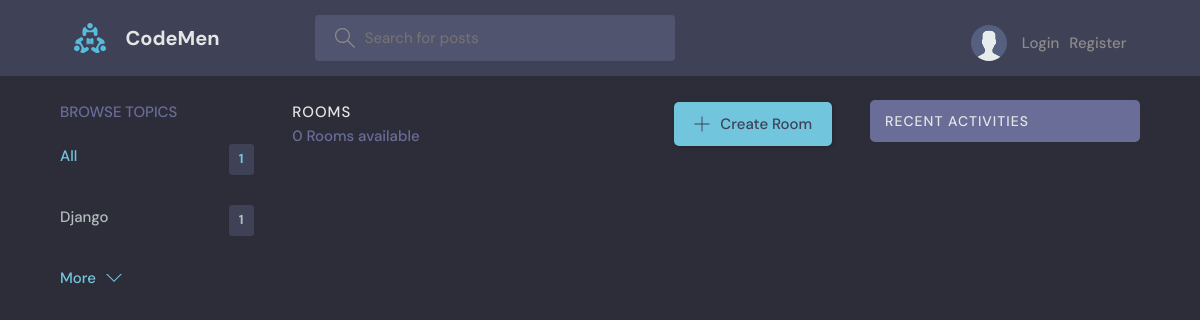
/?q=Flask, run on an earlier commit of the app's database.
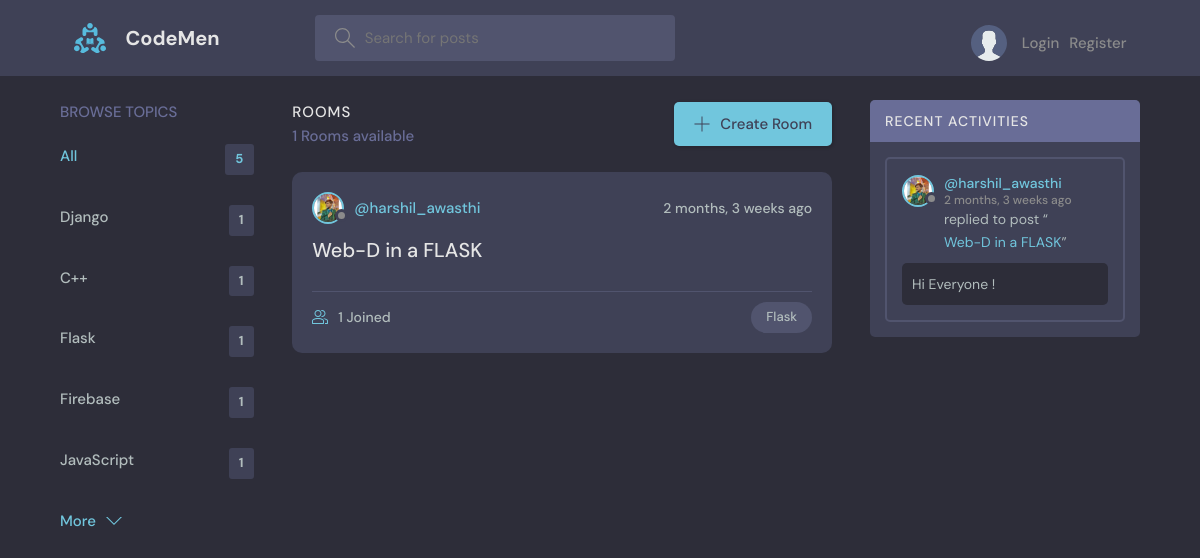
And on a later commit of the database.
### base/models.py (models this page shows, shortened)
class Topic(models.Model):
    name = models.CharField(max_length=200)

class Room(models.Model):
    host = models.ForeignKey(User, on_delete=models.SET_NULL, null=True)
    topic = models.ForeignKey(Topic, on_delete=models.SET_NULL, null=True)
    name = models.CharField(max_length=200)
    description = models.TextField(null=True, blank=True)
    participants = models.ManyToManyField(
        User, related_name='participants', blank=True)
    updated = models.DateTimeField(auto_now=True)
    created = models.DateTimeField(auto_now_add=True)
    class Meta:
        ordering = ['-updated', '-created']
    def __str__(self):
        return self.name

class User(AbstractUser):
    name = models.CharField(max_length=200, null=True)
    email = models.EmailField(unique=True, null=True)
    bio = models.TextField(null=True)
    avatar = models.ImageField(null=True, default="avatar.svg")
    USERNAME_FIELD = 'email'
    REQUIRED_FIELDS = []

class Message(models.Model):
    user = models.ForeignKey(User, on_delete=models.CASCADE)
    room = models.ForeignKey(Room, on_delete=models.CASCADE)
    body = models.TextField()
    image = models.ImageField(null=True)
    updated = models.DateTimeField(auto_now=True)
    created = models.DateTimeField(auto_now_add=True)
    class Meta:
        ordering = ['-updated', '-created']

### base/views.py (the view)
# urls.py: path('', views.home, name="home"),
def home(request):
    q = request.GET.get('q') if request.GET.get('q') != None else ''
    rooms = Room.objects.filter(
        Q(topic__name__icontains=q) |
        Q(name__icontains=q) |
        Q(description__icontains=q)
    )
    topics = Topic.objects.all()[0:5]
    room_count = rooms.count()
    room_messages = Message.objects.filter(
        Q(room__topic__name__icontains=q))[0:5]
    context = {'rooms': rooms, 'topics': topics,
               'room_count': room_count, 'room_messages': room_messages}
    return render(request, 'base/home.html', context)

### base/templates/base/home.html (shortened to what this page needs)
{% extends 'main.html' %}
{% block content %}
<main class="layout layout--3">
  <div class="container">
    {% include 'base/topics_component.html' %}
    <div class="roomList">
      <div class="roomList__header">
        <div>
          <h2>Rooms</h2>
          <p>{{room_count}} Rooms available</p>
        </div>
        <a class="btn btn--main" href="{% url 'create-room' %}">
          <svg version="1.1" xmlns="http://www.w3.org/2000/svg" width="32" height="32" viewBox="0 0 32 32">
            <title>add</title>
            <path
              d="M16.943 0.943h-1.885v14.115h-14.115v1.885h14.115v14.115h1.885v-14.115h14.115v-1.885h-14.115v-14.115z">
            </path>
          </svg>
          Create Room
        </a>
      </div>
      {% include 'base/feed_component.html' %}
    </div>
    {% include 'base/activity_component.html' %}
  </div>
</main>
{% endblock %}

### base/templates/base/topics_component.html
<div class="topics">
    <div class="topics__header">
        <h2>Browse Topics</h2>
    </div>
    <ul class="topics__list">
        <li>
            <a href="{% url 'home' %}" class="active">All <span>{{topics.count}}</span></a>
        </li>
        {% for topic in topics %}
        <li>
            <a href="{% url 'home' %}?q={{topic.name}}">{{topic.name}}<span>{{topic.room_set.all.count}}</span></a>
        </li>
        {% endfor %}
    </ul>
    <a class="btn btn--link" href="{% url 'topics' %}">
        More
        <svg version="1.1" xmlns="http://www.w3.org/2000/svg" width="32" height="32" viewBox="0 0 32 32">
            <title>chevron-down</title>
            <path d="M16 21l-13-13h-3l16 16 16-16h-3l-13 13z"></path>
        </svg>
    </a>
</div>

### base/templates/base/feed_component.html (shortened to what this page needs)
{% for room in rooms %}
<div class="roomListRoom">
    <div class="roomListRoom__header">
        <a href="{% url 'user-profile' room.host.id %}" class="roomListRoom__author">
            <div class="avatar avatar--small">
                <img src="{{room.host.avatar.url}}" />
            </div>
            <span>@{{room.host.username}}</span>
        </a>
        <div class="roomListRoom__actions">
            <span>{{room.created|timesince}} ago</span>
        </div>
    </div>
    <div class="roomListRoom__content">
        <a href="{% url 'room' room.id %}">{{room.name}}</a>
    </div>
    <div class="roomListRoom__meta">
        <a href="{% url 'room' room.id %}" class="roomListRoom__joined">
            {{room.participants.all.count}} Joined
        </a>
        <p class="roomListRoom__topic">{{room.topic.name}}</p>
    </div>
</div>
{% endfor %}

### base/templates/base/activity_component.html (shortened to what this page needs)
<div class="activities">
    <div class="activities__header">
        <h2>Recent Activities</h2>
    </div>
    {% for message in room_messages %}
    <div class="activities__box">
        <div class="activities__boxHeader roomListRoom__header">
            <a href="{% url 'user-profile' message.user.id %}" class="roomListRoom__author">
                <div class="avatar avatar--small">
                    <img src="{{message.user.avatar.url}}" />
                </div>
                <p>
                    @{{message.user.username}}
                    <span>{{message.created|timesince}} ago</span>
                </p>
            </a>
        </div>
        <div class="activities__boxContent">
            <p>replied to post “<a href="{% url 'room' message.room.id %}">{{message.room}}</a>”</p>
            <div class="activities__boxRoomContent">{{message.body}}</div>
        </div>
    </div>
    {% endfor %}
</div>

What changed in the data, as far as the page shows it:
added Topic: name "C++", room_set.all.count "1"
added Topic: name "Flask", room_set.all.count "1"
added Topic: name "Firebase", room_set.all.count "1"
added Topic: name "JavaScript", room_set.all.count "1"
added Room: host.avatar (picture), host.username "harshil_awasthi", created "2 months, 3 weeks", name "Web-D in a FLASK", participants.all.count "1", topic.name "Flask"
added Message: user.avatar (picture), user.username "harshil_awasthi", created "2 months, 3 weeks", room "Web-D in a FLASK", body "Hi Everyone !"
Also different on the page:
{{ topics.count }}: "1" → "5"
{{ room_count }}: "0" → "1"
